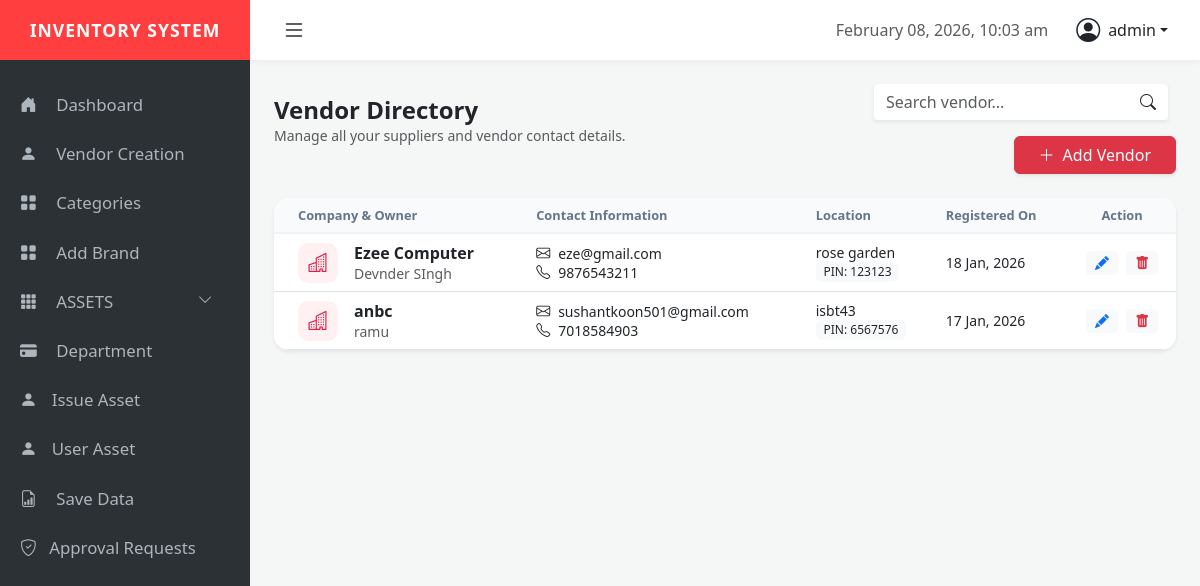
Screenshot of /admin/viewallvendor.php (signed in) with the database file from the repository.
### tables this page shows
CREATE TABLE `vendor_creation` (
  `id` int(225) NOT NULL,
  `company_name` varchar(100) NOT NULL,
  `company_owner` varchar(100) NOT NULL,
  `mail_id` varchar(100) NOT NULL,
  `address` text NOT NULL,
  `pin_code` varchar(10) NOT NULL,
  `mobile_no` varchar(15) NOT NULL,
  `creat_at` timestamp NOT NULL DEFAULT current_timestamp()
);

### admin/viewallvendor.php (the view, shortened to what this page needs)
<?php
include '../datawase/config.php';
?>
<?php include 'dash.php'; ?>
<div class="container-fluid p-4">
    <div class="row mb-4 align-items-center">
        <div class="col-md-6">
            <h4 class="fw-bold mb-0">Vendor Directory</h4>
            <p class="text-muted small">Manage all your suppliers and vendor contact details.</p>
        </div>
        <div class="col-md-6 text-end">
            <form action="" method="GET" class="d-inline-block me-2">
                <div class="input-group shadow-sm">
                    <input type="text" name="search" class="form-control border-0" placeholder="Search vendor..." value="<?php echo isset($_GET['search']) ? $_GET['search'] : ''; ?>">
                    <button class="btn btn-white bg-white border-0" type="submit"><i class="bi bi-search"></i></button>
                </div>
            </form>
            <a href="add_vendor.php" class="btn btn-danger px-4 shadow-sm"><i class="bi bi-plus-lg me-2"></i>Add Vendor</a>
        </div>
    </div>
    <div class="card vendor-card shadow-sm overflow-hidden">
        <div class="table-responsive">
            <table class="table table-hover align-middle mb-0">
                <thead>
                    <tr>
                        <th class="ps-4">Company & Owner</th>
                        <th>Contact Information</th>
                        <th>Location</th>
                        <th>Registered On</th>
                        <th class="text-center">Action</th>
                    </tr>
                </thead>
                <tbody>
                    <?php
                    $search = isset($_GET['search']) ? mysqli_real_escape_string($conn, $_GET['search']) : '';
                    $sql = "SELECT * FROM vendor_creation WHERE company_name LIKE '%$search%' OR company_owner LIKE '%$search%' ORDER BY id DESC";
                    $res = mysqli_query($conn, $sql);
                    if(mysqli_num_rows($res) > 0) {
                        while($row = mysqli_fetch_assoc($res)) {
                    ?>
                    <tr>
                        <td class="ps-4">
                            <div class="d-flex align-items-center">
                                <div class="company-icon me-3"><i class="bi bi-buildings"></i></div>
                                <div>
                                    <div class="fw-bold text-dark"><?php echo $row['company_name']; ?></div>
                                    <small class="text-muted"><?php echo $row['company_owner']; ?></small>
                                </div>
                            </div>
                        </td>
                        <td>
                            <div class="small"><i class="bi bi-envelope me-2"></i><?php echo $row['mail_id']; ?></div>
                            <div class="small"><i class="bi bi-telephone me-2"></i><?php echo $row['mobile_no']; ?></div>
                        </td>
                        <td>
                            <div class="small text-truncate" style="max-width: 200px;"><?php echo $row['address']; ?></div>
                            <small class="badge bg-light text-dark fw-normal">PIN: <?php echo $row['pin_code']; ?></small>
                        </td>
                        <td class="small"><?php echo date('d M, Y', strtotime($row['creat_at'])); ?></td>
                        <td class="text-center">
                            <button class="btn btn-sm btn-light text-primary editVendorBtn"
                                data-id="<?php echo $row['id']; ?>"
                                data-company="<?php echo $row['company_name']; ?>"
                                data-owner="<?php echo $row['company_owner']; ?>"
                                data-mail="<?php echo $row['mail_id']; ?>"
                                data-address="<?php echo $row['address']; ?>"
                                data-pin="<?php echo $row['pin_code']; ?>"
                                data-mobile="<?php echo $row['mobile_no']; ?>">
                                <i class="bi bi-pencil-fill"></i>
                            </button>
                            <a href="viewallvendor.php?delete_id=<?php echo $row['id']; ?>" class="btn btn-sm btn-light text-danger ms-1" onclick="return confirm('Are you sure you want to delete this vendor?')">
                                <i class="bi bi-trash-fill"></i>
                            </a>
                        </td>
                    </tr>
                    <?php
                        }
                    } else {
                        echo "<tr><td colspan='5' class='text-center py-5 text-muted'>No vendors found.</td></tr>";
                    }
                    ?>
                </tbody>
            </table>
        </div>
    </div>
</div>

### admin/css/style.css (style rules this page uses)
:root { --sidebar-bg: #2c3136; --brand-red: #ff3f3f; --nav-height: 60px; }
body { background-color: #f4f7f6; overflow-x: hidden; }

### admin/viewallvendor.php (style rules this page uses)
.vendor-card { border-radius: 15px; border: none; }
.table thead th { background-color: #f8fafc; color: #64748b; font-weight: 700; font-size: 0.8rem; border-bottom: 2px solid #edf2f7; }
.company-icon { width: 40px; height: 40px; background: #fff1f2; color: #e11d48; border-radius: 10px; display: flex; align-items: center; justify-content: center; font-size: 1.2rem; }

### rows the page displays
vendor_creation: company_name "Ezee Computer", company_owner "Devnder SIngh", mail "eze@gmail.com", mobile_no "9876543211", address "rose garden", pin_code "123123", creat_at "18 Jan, 2026"
vendor_creation: company_name "anbc", company_owner "ramu", mail "sushantkoon501@gmail.com", mobile_no "7018584903", address "isbt43", pin_code "6567576", creat_at "17 Jan, 2026"

### other values shown
$_SESSION['user_name'] "admin"
